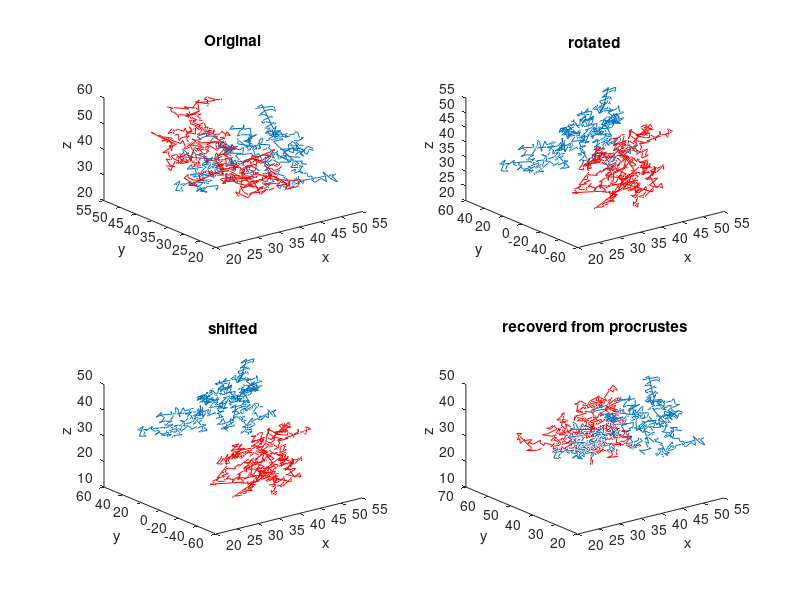

MATLAB code to generate this figure:

% points = 0:pi/50:10*pi;
% coords(:,3)=points(1:500);
% coords(:,1) = sin(coords(:,3));
% coords(:,2) = cos(coords(:,3));

load Protein;
points = Protein;
totalPoints=1000;
coords=points(1:totalPoints,:);
% load example1
% points=example1;
% totalPoints=500;
% coords=points(1:totalPoints,:);


pointsAlign=200;



half=(totalPoints/2);
firstHalf=coords(1:half,:);
secondHalf=coords(half+1:end,:);
figure;
subplot(2,2,1);
plot3(firstHalf(:,1),firstHalf(:,2),firstHalf(:,3));
hold on
plot3(secondHalf(:,1),secondHalf(:,2),secondHalf(:,3),'r');
hold off
title('Original')
xlabel('x')
ylabel('y')
zlabel('z')



R=rotx(90);
secondHalf=R*secondHalf';
secondHalf=secondHalf';
subplot(2,2,2);
plot3(firstHalf(:,1),firstHalf(:,2),firstHalf(:,3));
hold on
plot3(secondHalf(:,1),secondHalf(:,2),secondHalf(:,3),'r');
title('rotated')
hold off
xlabel('x')
ylabel('y')
zlabel('z')


Z=zeros(size(secondHalf));
Z(:,3)=10;
secondHalf=secondHalf-Z;
subplot(2,2,3);
plot3(firstHalf(:,1),firstHalf(:,2),firstHalf(:,3));
hold on
plot3(secondHalf(:,1),secondHalf(:,2),secondHalf(:,3),'r');
title('shifted')
hold off
xlabel('x')
ylabel('y')
zlabel('z')


[d,Z,transform] = procrustes(firstHalf(half-pointsAlign+1:half,:),secondHalf(1:pointsAlign,:));
c = transform.c;
T = transform.T;
b = transform.b;

secondHalfRecover = secondHalf*T+repmat(c(1,:),size(secondHalf,1),1) ;
    

subplot(2,2,4);
plot3(firstHalf(:,1),firstHalf(:,2),firstHalf(:,3));
hold on
plot3(secondHalfRecover(:,1),secondHalfRecover(:,2),secondHalfRecover(:,3),'r');
hold off
title('recoverd from procrustes')
xlabel('x')
ylabel('y')
zlabel('z')








